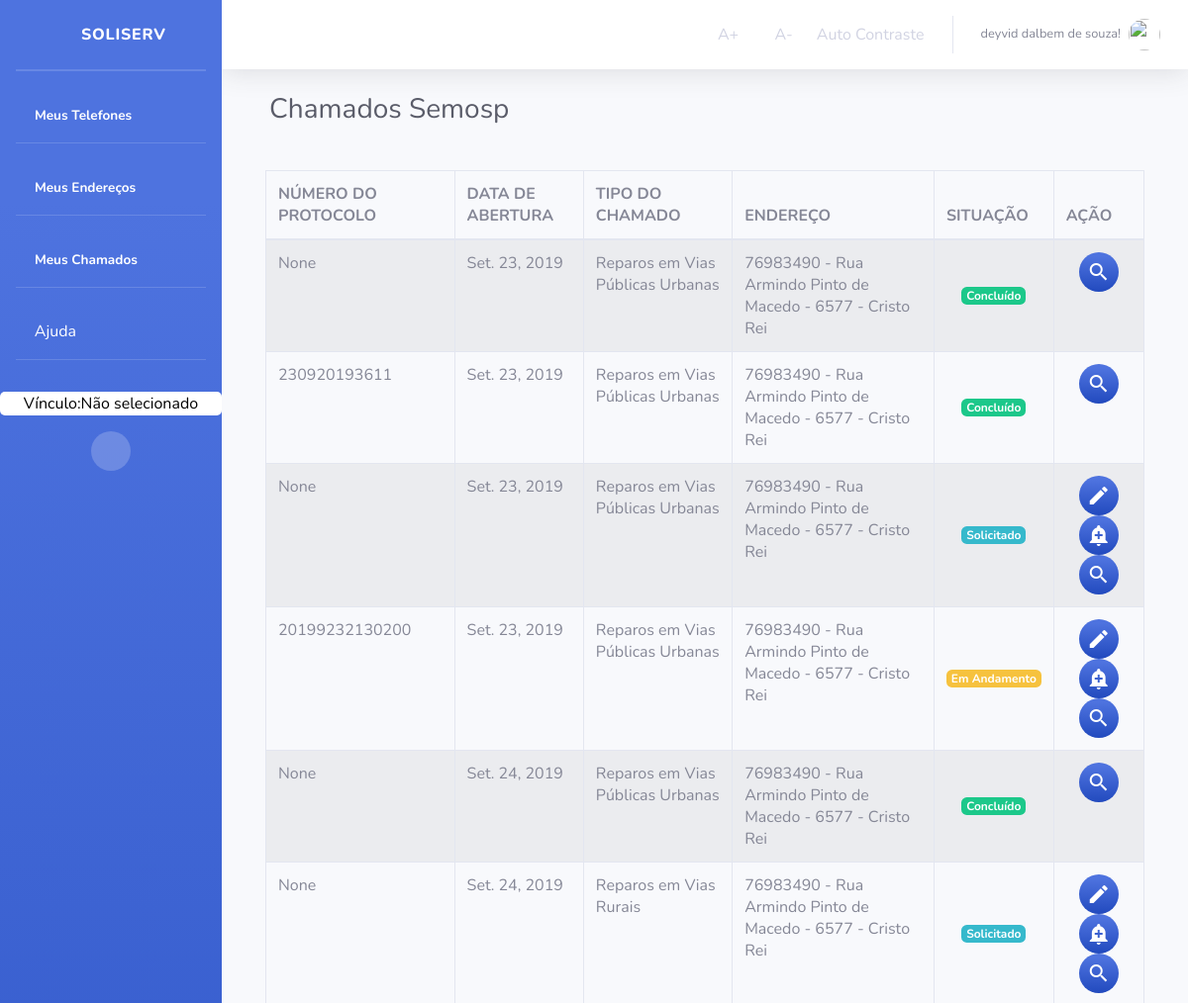
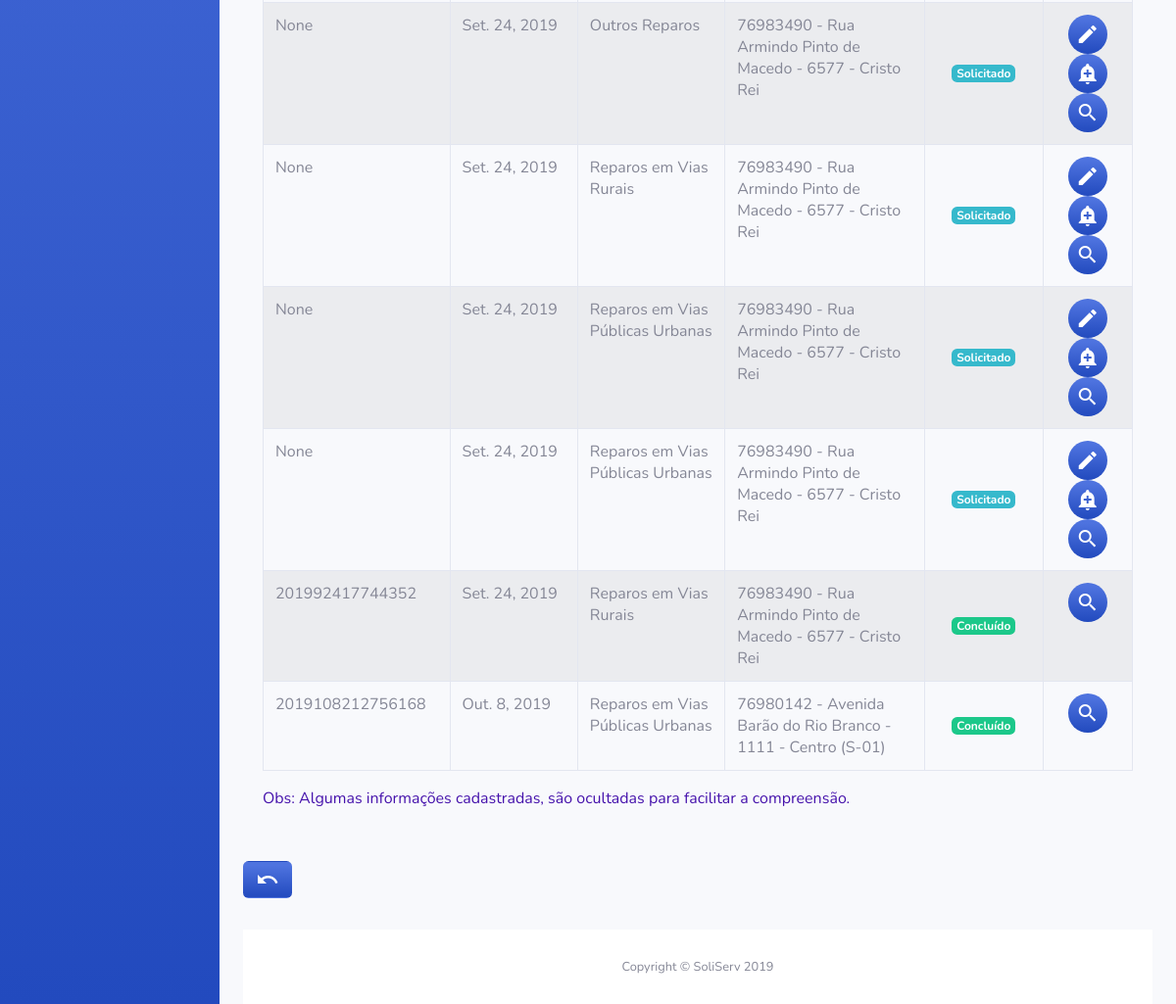
The page /Orgao/listarChamadosOrgao/ (signed in) on the database its author committed (2 pictures, top to bottom).
### Chamados/models.py (models this page shows, shortened)
class Chamado(models.Model):
    dataAbertura = models.DateField('ABERTO EM',auto_now_add=True)
    dataConclusao = models.DateField('CONCLUÍDO EM',auto_now=True)
    numeroProtocolo = models.CharField('NÚMERO DE PROTOCOLO', max_length=45, null=True, blank=True)
    observacao = models.CharField('OBSERVAÇÃO',max_length=100)
    observacaoOrgao = models.CharField('RETORNO DO ÓRGÃO', max_length=100, null=True, blank=True)
    idStatus = models.ForeignKey(
        Status, on_delete=models.CASCADE, verbose_name="STATUS")
    idOrgao = models.ForeignKey(
        Orgao, on_delete=models.CASCADE, verbose_name="ORGÃO")
    idTipoChamado = models.ForeignKey(
        TipoChamado, on_delete=models.CASCADE, verbose_name="TIPO DE CHAMADO")
    idUsuario = models.ForeignKey(
        User, on_delete=models.CASCADE, verbose_name="USUÁRIO")
    idEndereco = models.ForeignKey(
        Endereco, on_delete=models.CASCADE, verbose_name="ENDEREÇO DO CHAMADO")
    class Meta:
        verbose_name = "Chamado"
        verbose_name_plural = "Chamados"

class TipoChamado(models.Model):
    descricaoTipoChamado = models.CharField('TIPO CHAMADO', max_length=45)
    idOrgao = models.ForeignKey(
        Orgao, on_delete=models.CASCADE, verbose_name="ORGÃO")
    class Meta:
        verbose_name = "TipoChamados"
        verbose_name_plural = "TipoChamados"

class Status(models.Model):
    descricao = models.CharField('DESCRIÇÃO', max_length=45)
    class Meta:
        verbose_name = "Status"
        verbose_name_plural = "Status"

### Usuario/models.py (models this page shows)
class Endereco(models.Model):
    cep = models.IntegerField('CEP')
    logradouro = models.CharField('LOGRADOURO', max_length=45)
    enderecoNumero = models.CharField('NÚMERO', max_length=11)
    complemento = models.CharField('COMPLEMENTO', max_length=45)
    bairro = models.CharField('BAIRRO', max_length=45)
    observacao = models.CharField('OBSERVAÇÃO', max_length=45)
    municipio = models.CharField('MUNICIPIO', max_length=45)
    estado = models.CharField('ESTADO', max_length=2)
    idPessoa = models.ForeignKey(
        User, on_delete=models.CASCADE, verbose_name="PESSOA")
    def __str__(self):
        return (str (self.cep))+" - " + self.logradouro +" - "+ self.enderecoNumero + " - " + self.bairro
    class Meta:
        verbose_name = "Endereco"
        verbose_name_plural = "Endereco"

### Orgao/views.py (the view)
# urls.py: path('listarChamadosOrgao/', views.ListaOrgaoChamado, name='lista_chamados_orgao'),
def ListaOrgaoChamado(request):
    if not request.user.has_perm('Chamado.view_Chamado'):
        return render(request, 'Orgao/bloqueioDeAcesso.html')
    else:
        lista_chamados = Chamado.objects.all()
        paginator = Paginator(lista_chamados, 10000)
        page = request.GET.get('page')
        lista_chamados = paginator.get_page(page)
        context = {'lista_chamados': lista_chamados}
        if not request.user.is_authenticated:
            return render(request, 'Usuario/acessoNegado.html')
        else:
            return render(request, 'ChamadosOrgao/listarChamadosOrgao.html', context)

### Orgao/templates/ChamadosOrgao/listarChamadosOrgao.html (shortened to what this page needs)
{% extends "sistemaDeGestaoDeServicosPublicos/index1.html" %}
{% block titulo %}
Chamados Semosp
{% endblock titulo%}
{% block centro %}
{% if user.is_authenticated %}
<form>
    <div>
        <div>
            <div class="card-body">
                {% if lista_chamados %}
                <div class="table-responsive">
                    <table class="table table-bordered table-striped" id="dataTable" cellspacing="0">
                        <thead>
                            <tr>
                                <th>NÚMERO DO PROTOCOLO</th>
                                <th>DATA DE ABERTURA</th>
                                <th>TIPO DO CHAMADO</th>
                                <th>ENDEREÇO</th>
                                <th>SITUAÇÃO</th>
                                <th>AÇÃO</th>
                            </tr>
                        </thead>
                        <tbody>
                            {% for chamado in lista_chamados %}
                            <tr>
                                <td>{{chamado.numeroProtocolo}}</td>
                                <td>{{chamado.dataAbertura}}</td>
                                <td>{{chamado.idTipoChamado.descricaoTipoChamado}}</td>
                                <td>{{chamado.idEndereco}}</td>
                                {% if chamado.idStatus.pk == 1  %}
                                <td class="text-center align-middle"> <small
                                        class="badge badge-info">{{chamado.idStatus.descricao}}</small></td>
                                {% elif chamado.idStatus.pk == 3  %}
                                <td class="text-center align-middle"> <small
                                        class="badge badge-warning">{{chamado.idStatus.descricao}}</small></td>
                                {% elif chamado.idStatus.pk == 2 %}
                                <td class="text-center align-middle"> <small
                                        class="badge badge-success">{{chamado.idStatus.descricao}}</small></td>
                                {% endif %}
                                <td class="border ">
                                 <div class="text-center align-middle">
                                    {% if chamado.idStatus.pk != 2 %}
                                    <a class="bg-gradient-primary btn-circle text-white"
                                        href="{% url 'Orgao:atualizar_chamados_orgao' chamado.id %}"
                                        title="Editar Chamado">
                                        <i class="material-icons">edit</i>
                                    </a>
                                    <a class=" bg-gradient-primary btn-circle text-white"
                                        href="{% url 'Orgao:cadastrar_ocorrencias_chamados' chamado.id%}"
                                        title="Adicionar ocorrências do Chamado">
                                        <i class="material-icons">add_alert</i>
                                    </a>
                                    {% endif %}
                                    <a class=" bg-gradient-primary btn-circle text-white"
                                        href="{% url 'Orgao:chamado_detalhado' chamado.id %}"
                                        title="Detalhes do Chamado">
                                        <i class="material-icons">search</i>
                                    </a>
                                 </div>
                                </td>
                            </tr>
                            {% endfor %}
                        </tbody>
                    </table>
                    <p class=" mt-1" style="color: #4613ac;"> Obs: Algumas informações cadastradas, são ocultadas para
                        facilitar a
                        compreensão.</p>
                </div>
            </div>
        </div>
    </div>
    <a class="btn mb-3 mt-3 bg-gradient-primary text-white" href="{% url 'Orgao:orgao_index' %}"
        title="Voltar a pagina inicial">
        <i class="material-icons">undo</i>
    </a>
{% endif %}
{% endif %}
{% endblock %}

### templates/sistemaDeGestaoDeServicosPublicos/index1.html (shortened to what this page needs)
<!DOCTYPE html>
<html lang="pt-br">
{% load staticfiles %}
<head>
  <link rel="stylesheet" href="{% static 'tema/css/sb-admin-2.css' %}">
  <link rel="stylesheet" href="{% static 'tema/vendor/fontawesome-free/css/all.css' %}">
  <link rel="stylesheet" href="{% static 'tema/vendor/fontawesome-free/css/all.css' %}">
  <link rel="stylesheet" href="{% static 'css/style.css' %}">
  <link rel="stylesheet" href="{% static 'img/avatar_2x.png' %}">
  <link rel="stylesheet" href="https://stackpath.bootstrapcdn.com/bootstrap/4.3.1/css/bootstrap.min.css"
>
  <link href="https://unpkg.com/material-components-web@latest/dist/material-components-web.min.css" rel="stylesheet">
  <link href="vendor/fontawesome-free/css/all.min.css" rel="stylesheet" type="text/css">
  <link href="css/sb-admin-2.min.css" rel="stylesheet">
</head>
<body id="page-top" class="acessibilidade teste">
  <div id="wrapper">
    <ul class="navbar-nav bg-gradient-primary sidebar sidebar-dark accordion" id="accordionSidebar">
      <a class="sidebar-brand d-flex align-items-center justify-content-center" href="{% url 'index' %}">
        <div class="sidebar-brand-icon">
          <i class="fas fa-home"></i>
        </div>
        <div class="sidebar-brand-text mx-3">SoliServ</div>
      </a>
      <hr class="sidebar-divider my-0">
      <hr class="sidebar-divider">
      <li class="nav-item active">
        <a class="nav-link" href="{% url 'listaTelefones' %}" title="Listar Meus Telefones">
          <i class="fas fa-phone-alt"></i>
          <span>Meus Telefones</span></a>
      </li>
      <hr class="sidebar-divider d-none d-md-block">
      <li class="nav-item active">
        <a class="nav-link" href="{% url 'listaEnderecos' %}" title="Listar Meus Endereços">
          <i class="fas fa-map-marker-alt"></i>
          <span>Meus Endereços</span></a>
      </li>
      <hr class="sidebar-divider d-none d-md-block">
      {% if user.is_authenticated %}
      <li class="nav-item active">
        <a class="nav-link" href="{% url 'Chamados:lista_chamado' user.id %}" title="Listar Meus Chamados">
          <i class="fas fa-list"></i>
          <span>Meus Chamados</span></a>
      </li>
      {% else %}
      <li class="nav-item active">
        <a class="nav-link" href="#" title="Listar Meus Chamados">
          <i class="fas fa-list"></i>
          <span>Meus Chamados</span></a>
      </li>
      {% endif %}
      <hr class="sidebar-divider d-none d-md-block">
      <li class="nav-item">
        <a class="nav-link text-white" href="#" data-toggle="modal" data-target="#ModalAjuda" title="Obter informações">
          <i class="far fa-question-circle"></i>
          Ajuda
        </a>
      </li>
      <hr class="sidebar-divider d-none d-md-block">
      {% if request.session.temVinculo %}
      <a class="mt-3 text-center w-60 escolheVinculo" title="Clique para Escolher o Vínculo"
        href="{% url 'Orgao:retorna_Lotacao' %}">
        {% if request.session.nomeVinculo %}
        <span> Vínculo: {{ request.session.nomeVinculo }}</span>
        {% else %}
        <span> Vínculo:Não selecionado</span>
        {% endif %}
      </a>
      {% endif %}
      <div class=" mt-3 text-center d-none d-md-inline">
        <button class="rounded-circle border-0" id="sidebarToggle"></button>
      </div>
    </ul>
    <div id="content-wrapper" class="d-flex flex-column">
      <div id="content">
        <nav class="navbar navbar-expand navbar-light bg-white topbar mb-4 static-top shadow">
          <ul class="navbar-nav ml-auto">
            <li class="nav-item active">
              <a class="nav-link acessibilidade" onClick="fonte('a');" href="#" title="Aumentar Tamanho da Fonte">
                <i class="far fa-arrow-alt-circle-up"></i>
                <span>A+</span></a>
            </li>
            <li class="nav-item active">
              <a class="nav-link acessibilidade" onClick="fonte('d');" href="#" title="Diminuir Tamanho da Fonte">
                <i class="far fa-arrow-alt-circle-down"></i>
                <span>A-</span></a>
            </li>
            <li class="nav-item active">
              <a href="#altocontraste" id="altocontraste" accesskey="3" title="Auto Contraste"
                onclick="window.toggleContrast()" onkeydown="window.toggleContrast()" class="nav-link"
                title="Auto Contraste">
                <span>Auto Contraste</span></a>
            </li>
            <li class="nav-item dropdown no-arrow">
              <a class="nav-link dropdown-toggle" href="#" id="userDropdown" role="button" data-toggle="dropdown"
                aria-haspopup="true" aria-expanded="false">
                {% if user.is_authenticated %}
                <span class="mr-2 d-none d-lg-inline text-gray-600 small">{{ user.first_name }}
                  {{ user.last_name}}!</span>
                {% else %}
                <span class="mr-2 d-none d-lg-inline text-gray-600 small">Usuário não está logado!</span>
                {% endif %}
                {% if user.is_authenticated %}
                <img class="img-profile rounded-circle" src="{{ request.session.profile_picture }}">
                {% else %}
                <img class="img-profile rounded-circle" src="{% static 'img/avatar_2x.png' %}">
                {% endif %}
              </a>
            </li>
          </ul>
        </nav>
        <div class="container-fluid">
          <div class="d-sm-flex align-items-center justify-content-between mb-4 container">
            <h1 class="h3 mb-0 text-gray-800">{% block titulo %}{% endblock titulo%}</h1>
          </div>
          <div class="">
            {% block centro %}
            {% endblock %}
          </div>
          <footer class="sticky-footer bg-white">
            <div class="container my-auto">
              <div class="copyright text-center my-auto">
                <span>Copyright &copy; SoliServ 2019</span>
              </div>
            </div>
          </footer>
        </div>
      </div>
</body>
</html>

### sistemaDeGestaoDeServicosPublicos/static/css/style.css (style rules this page uses)
.escolheVinculo { border-radius: 5px; background-color: white; color: black; }

### rows shown on the page
Chamado: numeroProtocolo "None", dataAbertura "Set. 23, 2019", idTipoChamado.descricaoTipoChamado "Reparos em Vias Públicas Urbanas", idEndereco "76983490 - Rua Armindo Pinto de Macedo - 6577 - Cristo Rei", idStatus.descricao "Concluído"
Chamado: numeroProtocolo "230920193611", dataAbertura "Set. 23, 2019", idTipoChamado.descricaoTipoChamado "Reparos em Vias Públicas Urbanas", idEndereco "76983490 - Rua Armindo Pinto de Macedo - 6577 - Cristo Rei", idStatus.descricao "Concluído"
Chamado: numeroProtocolo "None", dataAbertura "Set. 23, 2019", idTipoChamado.descricaoTipoChamado "Reparos em Vias Públicas Urbanas", idEndereco "76983490 - Rua Armindo Pinto de Macedo - 6577 - Cristo Rei", idStatus.descricao "Solicitado"
Chamado: numeroProtocolo "20199232130200", dataAbertura "Set. 23, 2019", idTipoChamado.descricaoTipoChamado "Reparos em Vias Públicas Urbanas", idEndereco "76983490 - Rua Armindo Pinto de Macedo - 6577 - Cristo Rei", idStatus.descricao "Em Andamento"
Chamado: numeroProtocolo "None", dataAbertura "Set. 24, 2019", idTipoChamado.descricaoTipoChamado "Reparos em Vias Públicas Urbanas", idEndereco "76983490 - Rua Armindo Pinto de Macedo - 6577 - Cristo Rei", idStatus.descricao "Concluído"
Chamado: numeroProtocolo "None", dataAbertura "Set. 24, 2019", idTipoChamado.descricaoTipoChamado "Reparos em Vias Rurais", idEndereco "76983490 - Rua Armindo Pinto de Macedo - 6577 - Cristo Rei", idStatus.descricao "Solicitado"
Chamado: numeroProtocolo "None", dataAbertura "Set. 24, 2019", idTipoChamado.descricaoTipoChamado "Outros Reparos", idEndereco "76983490 - Rua Armindo Pinto de Macedo - 6577 - Cristo Rei", idStatus.descricao "Solicitado"
Chamado: numeroProtocolo "None", dataAbertura "Set. 24, 2019", idTipoChamado.descricaoTipoChamado "Reparos em Vias Rurais", idEndereco "76983490 - Rua Armindo Pinto de Macedo - 6577 - Cristo Rei", idStatus.descricao "Solicitado"
Chamado: numeroProtocolo "None", dataAbertura "Set. 24, 2019", idTipoChamado.descricaoTipoChamado "Reparos em Vias Públicas Urbanas", idEndereco "76983490 - Rua Armindo Pinto de Macedo - 6577 - Cristo Rei", idStatus.descricao "Solicitado"
Chamado: numeroProtocolo "None", dataAbertura "Set. 24, 2019", idTipoChamado.descricaoTipoChamado "Reparos em Vias Públicas Urbanas", idEndereco "76983490 - Rua Armindo Pinto de Macedo - 6577 - Cristo Rei", idStatus.descricao "Solicitado"
Chamado: numeroProtocolo "201992417744352", dataAbertura "Set. 24, 2019", idTipoChamado.descricaoTipoChamado "Reparos em Vias Rurais", idEndereco "76983490 - Rua Armindo Pinto de Macedo - 6577 - Cristo Rei", idStatus.descricao "Concluído"
Chamado: numeroProtocolo "2019108212756168", dataAbertura "Out. 8, 2019", idTipoChamado.descricaoTipoChamado "Reparos em Vias Públicas Urbanas", idEndereco "76980142 - Avenida Barão do Rio Branco - 1111 - Centro (S-01)", idStatus.descricao "Concluído"

### other values the page prints
{{ user.first_name }} "deyvid"
{{ user.last_name }} "dalbem de souza"
